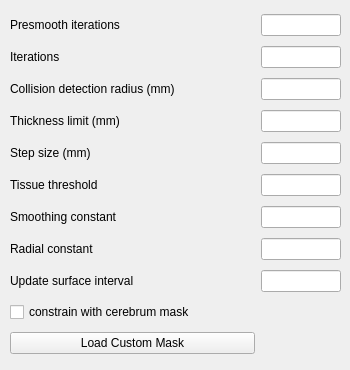
      <widget class="QWidget" name="parametersStackedWidgetPage10">
       <widget class="QWidget" name="layoutWidget14">
        <property name="geometry">
         <rect>
          <x>10</x>
          <y>10</y>
          <width>331</width>
          <height>351</height>
         </rect>
        </property>
        <layout class="QGridLayout" name="gridLayout_10">
         <property name="spacing">
          <number>6</number>
         </property>
         <item row="0" column="0">
          <widget class="QLabel" name="label_19">
           <property name="text">
            <string>Presmooth iterations</string>
           </property>
          </widget>
         </item>
         <item row="0" column="1">
          <widget class="QLineEdit" name="pialPresmoothIterationsEditBox">
           <property name="maximumSize">
            <size>
             <width>80</width>
             <height>16777215</height>
            </size>
           </property>
           <property name="toolTip">
            <string/>
           </property>
          </widget>
         </item>
         <item row="1" column="0">
          <widget class="QLabel" name="label_20">
           <property name="text">
            <string>Iterations</string>
           </property>
          </widget>
         </item>
         <item row="1" column="1">
          <widget class="QLineEdit" name="pialIterationsEditBox">
           <property name="maximumSize">
            <size>
             <width>80</width>
             <height>16777215</height>
            </size>
           </property>
           <property name="toolTip">
            <string/>
           </property>
          </widget>
         </item>
         <item row="2" column="0">
          <widget class="QLabel" name="label_21">
           <property name="text">
            <string>Collision detection radius (mm)</string>
           </property>
          </widget>
         </item>
         <item row="2" column="1">
          <widget class="QLineEdit" name="pialCollisionDetectionRadiusEditBox">
           <property name="maximumSize">
            <size>
             <width>80</width>
             <height>16777215</height>
            </size>
           </property>
           <property name="toolTip">
            <string/>
           </property>
          </widget>
         </item>
         <item row="3" column="0">
          <widget class="QLabel" name="label_22">
           <property name="text">
            <string>Thickness limit (mm)</string>
           </property>
          </widget>
         </item>
         <item row="3" column="1">
          <widget class="QLineEdit" name="pialThicknessLimitEditBox">
           <property name="maximumSize">
            <size>
             <width>80</width>
             <height>16777215</height>
            </size>
           </property>
           <property name="toolTip">
            <string/>
           </property>
          </widget>
         </item>
         <item row="4" column="0">
          <widget class="QLabel" name="label_23">
           <property name="text">
            <string>Step size (mm)</string>
           </property>
          </widget>
         </item>
         <item row="4" column="1">
          <widget class="QLineEdit" name="pialStepSizeEditBox">
           <property name="maximumSize">
            <size>
             <width>80</width>
             <height>16777215</height>
            </size>
           </property>
           <property name="toolTip">
            <string/>
           </property>
          </widget>
         </item>
         <item row="5" column="0">
          <widget class="QLabel" name="label_24">
           <property name="text">
            <string>Tissue threshold</string>
           </property>
          </widget>
         </item>
         <item row="5" column="1">
          <widget class="QLineEdit" name="pialTissueThresholdEditBox">
           <property name="maximumSize">
            <size>
             <width>80</width>
             <height>16777215</height>
            </size>
           </property>
           <property name="toolTip">
            <string/>
           </property>
          </widget>
         </item>
         <item row="6" column="0">
          <widget class="QLabel" name="label_25">
           <property name="text">
            <string>Smoothing constant</string>
           </property>
          </widget>
         </item>
         <item row="6" column="1">
          <widget class="QLineEdit" name="pialSmoothingConstantEditBox">
           <property name="maximumSize">
            <size>
             <width>80</width>
             <height>16777215</height>
            </size>
           </property>
           <property name="toolTip">
            <string/>
           </property>
          </widget>
         </item>
         <item row="7" column="0">
          <widget class="QLabel" name="label_26">
           <property name="text">
            <string>Radial constant</string>
           </property>
          </widget>
         </item>
         <item row="7" column="1">
          <widget class="QLineEdit" name="pialRadialConstantEditBox">
           <property name="maximumSize">
            <size>
             <width>80</width>
             <height>16777215</height>
            </size>
           </property>
           <property name="toolTip">
            <string/>
           </property>
          </widget>
         </item>
         <item row="8" column="0">
          <widget class="QLabel" name="label_27">
           <property name="text">
            <string>Update surface interval</string>
           </property>
          </widget>
         </item>
         <item row="8" column="1">
          <widget class="QLineEdit" name="pialUpdateSurfaceIntervalEditBox">
           <property name="maximumSize">
            <size>
             <width>80</width>
             <height>16777215</height>
            </size>
           </property>
           <property name="toolTip">
            <string/>
           </property>
          </widget>
         </item>
         <item row="9" column="0" colspan="2">
          <widget class="QCheckBox" name="pialConstrainWithCerebrumMaskCheckBox">
           <property name="text">
            <string>constrain with cerebrum mask</string>
           </property>
          </widget>
         </item>
         <item row="10" column="0">
          <widget class="QPushButton" name="pialLoadCustomMaskButton">
           <property name="text">
            <string>Load Custom Mask</string>
           </property>
          </widget>
         </item>
        </layout>
       </widget>
      </widget>
